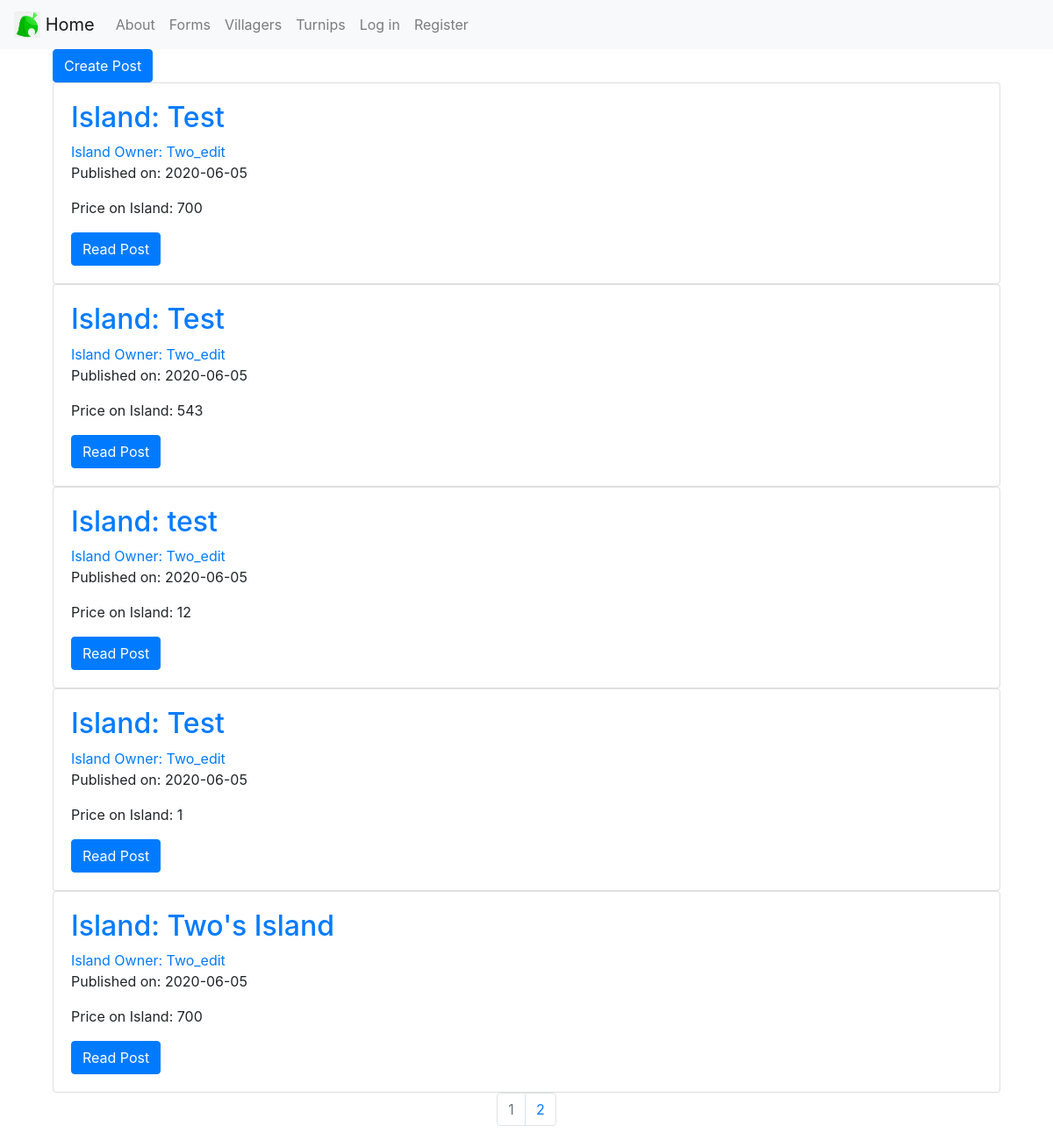
/turnip_posts/all, run on the app's committed database.
### ACCommunity/models.py (models this page shows, shortened)
class TurnipPost(db.Model):
    users = db.relationship(User)
    id = db.Column(db.Integer, primary_key=True)
    user_id = db.Column(db.Integer, db.ForeignKey("users.id"), nullable=False)  # table name here
    date = db.Column(db.DateTime, nullable=False, default=datetime.utcnow)
    turnip_price = db.Column(db.Integer, nullable=False)
    text = db.Column(db.Text, nullable=False)
    island_code = db.Column(db.String(64), nullable=False)
    island_name = db.Column(db.String(64), nullable=False)

class User(db.Model, UserMixin):
    __tablename__ = "users"
    id = db.Column(db.Integer, primary_key=True)
    profile_image = db.Column(db.String(128), nullable=False, default="default_profile.jpg")
    email = db.Column(db.String(64), unique=True, index=True)
    username = db.Column(db.String(64), unique=True, index=True)
    password_hash = db.Column(db.String(128))
    blog_posts = db.relationship("BlogPost", backref="author", lazy=True)
    turnip_posts = db.relationship("TurnipPost", backref="host", lazy=True)

### ACCommunity/turnips/views.py (the view)
@turnip_posts.route("/all")
def all_posts():
    page = request.args.get("page", 1, type=int)
    all_posts_found = TurnipPost.query.order_by(TurnipPost.date.desc()).paginate(page=page, per_page=5)
    return render_template("all_turnip_posts.html", all_posts=all_posts_found, page_title="ALL POSTS")

### ACCommunity/templates/all_turnip_posts.html
{% extends 'base.html' %}
{% block content %}
<div class="container">
    <a class="btn btn-primary" href="{{url_for('turnip_posts.create_post')}}" role="button">Create Post</a>
</div>
<div class="container">
    {% for post in all_posts.items %}
    <div class="card">
        <div class="card-body">
            <h2><a class="card-title" href="{{ url_for('turnip_posts.turnip_post', turnip_post_id=post.id) }}">Island:
                    {{ post.island_name }}</a></h2>
            <a href="{{ url_for('users.user_posts', username=post.host.username) }}">Island Owner:
                {{ post.host.username }}</a>
            <p>Published on: {{ post.date.strftime("%Y-%m-%d") }}</p>
            <p>Price on Island: {{post.turnip_price}}</p>
            <a class="btn btn-primary" href="{{ url_for('turnip_posts.turnip_post', turnip_post_id=post.id) }}">Read
                Post</a>
            <br>
        </div>
    </div>
    {% endfor %}
</div>
<nav aria-label="Page navigation example">
    <ul class="pagination justify-content-center">
        {% for page_num in all_posts.iter_pages(left_edge=1, right_edge=1, left_current=1, right_current=2) %}
        {% if all_posts.page == page_num %}
        <li class="page-item disabled">
            <a class="page-link" href="{{ url_for('turnip_posts.all_posts', page=page_num) }}">{{ page_num }}</a>
        </li>
        {% else %}
        <li class="page-item">
            <a class="page-link" href="{{ url_for('turnip_posts.all_posts', page=page_num) }}">{{ page_num }}</a>
        </li>
        {% endif %}
        {% endfor %}
    </ul>
</nav>
{% endblock content %}

### data on the page
TurnipPost: island_name "Test", host.username "Two_edit", date "2020-06-05", turnip_price "700"
TurnipPost: island_name "Test", host.username "Two_edit", date "2020-06-05", turnip_price "543"
TurnipPost: island_name "test", host.username "Two_edit", date "2020-06-05", turnip_price "12"
TurnipPost: island_name "Test", host.username "Two_edit", date "2020-06-05", turnip_price "1"
TurnipPost: island_name "Two's Island", host.username "Two_edit", date "2020-06-05", turnip_price "700"

### other printed values
{{ page_num }} "1"
{{ page_num }} "2"
